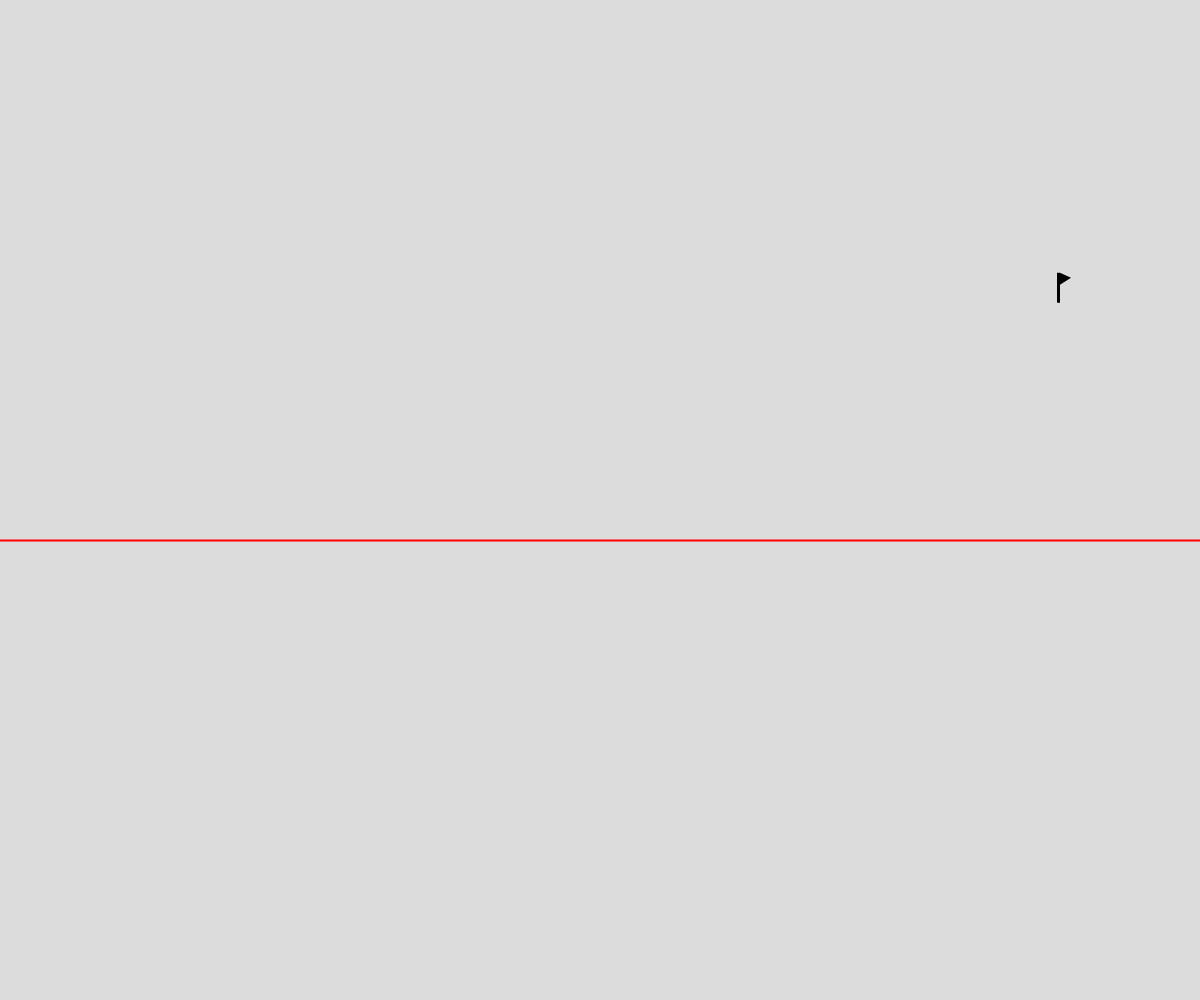
Frame 1 (no input)
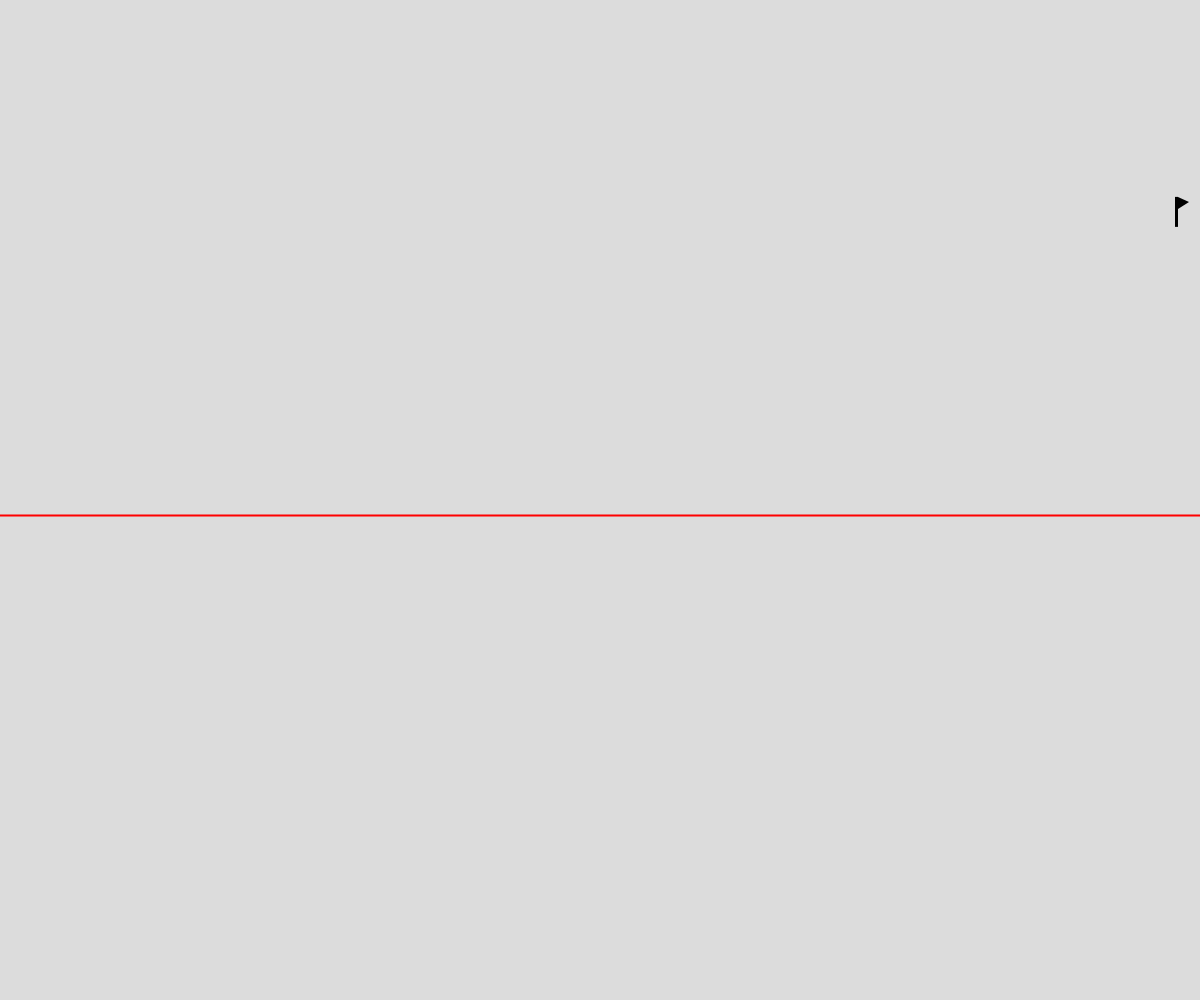
Frame 60 (no input)
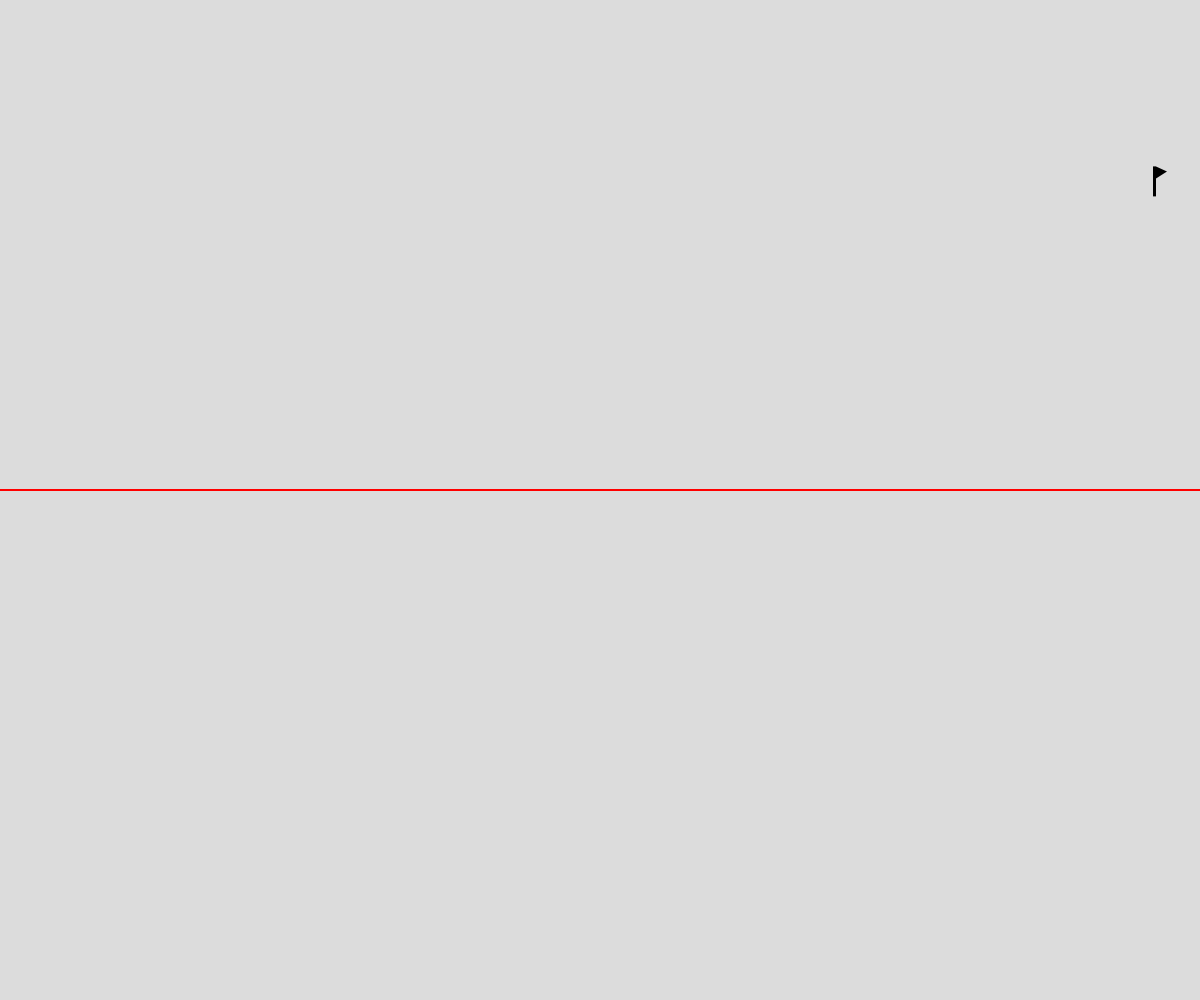
Frame 120 (the mouse pressed at the canvas centre since frame 60)

The p5.js sketch that drew these frames (run headless with seeded random() and noise() and a simulated clock; from frame 60 on, the mouse is pressed at the canvas centre):

// p5.js sketch
// ── sketch.js
// Perlin Noise Project (Terrain Generation)
// Muhammad Ismail
// 3/3/2026
//
// This will make randomly genrated terrain
// Pan throught the terrain
// Have a line that indicates the avrage height of the triangles
// You can use the left and right arow keys to make the rectangles bigger or smaller
// You can also see the peak which is identifyed by the flag

// Globle Variable's
let rectangle_width = 1;
let ogStartTime, startTime;
let peakX, peak_y;
let offset = 0;
let avrageHeght = 0;


function setup() {
  createCanvas(windowWidth, windowHeight);
  fill(0);
  ogStartTime = random(100);
}

function keyPressed() {
  // This is a function that the p5.js library understands
  // It will increase and decrease the rectangle width

  if (keyCode === 39) {
    rectangle_width++;
  }

  if (keyCode === 37) {
    rectangle_width -= 1;
    if (rectangle_width < 1){
      rectangle_width = 1;
    }
  }
}

function drawFlag(x, y){
  // This function makes a flag at cordinates x,y
  rect(x,y, 3, 30);
  triangle(x + 3, y, x+3, y+12, x+3+11, y +5);
}

function generateTerrain(){
  // w → is the width of the rectangles
  // This function will genrate terain

  noStroke();

  // All the heights used
  let heights = 0;
  let numRect = 1;

  // Find peak + record peak
  peakX = 0;
  peak_y = 0;

  startTime = ogStartTime + offset;
  let rectHeight = 0;
  let timeChange = 0.01;

  for (let x = 0; x < width; x += rectangle_width){
    // This loop makes each rectangle
    rectHeight = map(noise(startTime), 0, 1, 0, height*0.95);
    if (peak_y < rectHeight){
      peak_y = rectHeight;
      peakX = x;
    }
    rect(x, height, rectangle_width, rectHeight*-1);
    startTime += timeChange;

    heights += rectHeight;
    numRect++;
    
  }

  // Avrage Height
  avrageHeght = heights/numRect;
}

function draw() {
  background(220);
  generateTerrain();
  drawFlag(peakX, height - peak_y - 30);
  offset += 0.01;
  stroke(255, 0, 0); strokeWeight(2);
  line(0, height - avrageHeght, width, height - avrageHeght);;
}
